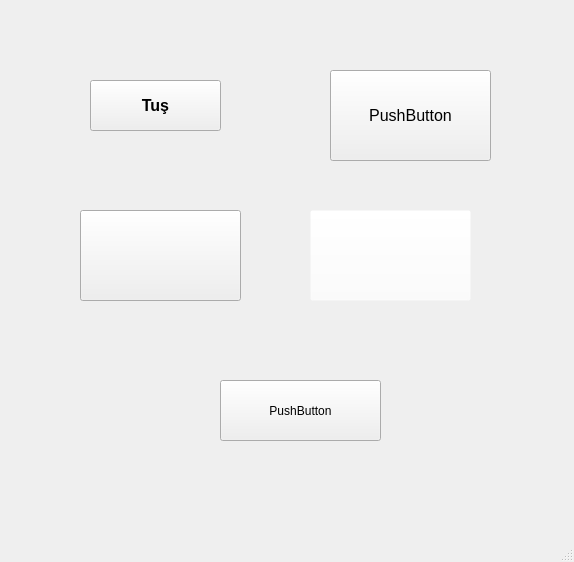
<?xml version="1.0" encoding="UTF-8"?>
<ui version="4.0">
 <class>MainWindow</class>
 <widget class="QMainWindow" name="MainWindow">
  <property name="geometry">
   <rect>
    <x>0</x>
    <y>0</y>
    <width>574</width>
    <height>562</height>
   </rect>
  </property>
  <property name="windowTitle">
   <string>MainWindow</string>
  </property>
  <widget class="QWidget" name="centralwidget">
   <widget class="QPushButton" name="pushButton_name">
    <property name="geometry">
     <rect>
      <x>90</x>
      <y>80</y>
      <width>131</width>
      <height>51</height>
     </rect>
    </property>
    <property name="font">
     <font>
      <pointsize>12</pointsize>
      <weight>75</weight>
      <bold>true</bold>
     </font>
    </property>
    <property name="text">
     <string>Tuş</string>
    </property>
   </widget>
   <widget class="QPushButton" name="pushButton_camera">
    <property name="geometry">
     <rect>
      <x>330</x>
      <y>70</y>
      <width>161</width>
      <height>91</height>
     </rect>
    </property>
    <property name="font">
     <font>
      <pointsize>12</pointsize>
     </font>
    </property>
    <property name="text">
     <string>PushButton</string>
    </property>
    <property name="icon">
     <iconset resource="icons.qrc">
      <normaloff>:/icons/icons/1.png</normaloff>:/icons/icons/1.png</iconset>
    </property>
    <property name="iconSize">
     <size>
      <width>64</width>
      <height>64</height>
     </size>
    </property>
    <property name="checkable">
     <bool>true</bool>
    </property>
   </widget>
   <widget class="QPushButton" name="pushButton_close">
    <property name="geometry">
     <rect>
      <x>80</x>
      <y>210</y>
      <width>161</width>
      <height>91</height>
     </rect>
    </property>
    <property name="font">
     <font>
      <pointsize>12</pointsize>
     </font>
    </property>
    <property name="text">
     <string/>
    </property>
    <property name="icon">
     <iconset resource="icons.qrc">
      <normaloff>:/icons/icons/1.png</normaloff>:/icons/icons/1.png</iconset>
    </property>
    <property name="iconSize">
     <size>
      <width>80</width>
      <height>80</height>
     </size>
    </property>
    <property name="shortcut">
     <string>Shift+N</string>
    </property>
   </widget>
   <widget class="QPushButton" name="pushButton_open">
    <property name="geometry">
     <rect>
      <x>310</x>
      <y>210</y>
      <width>161</width>
      <height>91</height>
     </rect>
    </property>
    <property name="font">
     <font>
      <pointsize>12</pointsize>
     </font>
    </property>
    <property name="toolTip">
     <string/>
    </property>
    <property name="styleSheet">
     <string notr="true">background-color: rgb(255, 255, 255,0);</string>
    </property>
    <property name="text">
     <string/>
    </property>
    <property name="icon">
     <iconset resource="icons.qrc">
      <normaloff>:/icons/icons/1.png</normaloff>:/icons/icons/1.png</iconset>
    </property>
    <property name="iconSize">
     <size>
      <width>80</width>
      <height>80</height>
     </size>
    </property>
   </widget>
   <widget class="QPushButton" name="pushButton_start_stop">
    <property name="geometry">
     <rect>
      <x>220</x>
      <y>380</y>
      <width>161</width>
      <height>61</height>
     </rect>
    </property>
    <property name="text">
     <string>PushButton</string>
    </property>
   </widget>
  </widget>
  <widget class="QMenuBar" name="menubar">
   <property name="geometry">
    <rect>
     <x>0</x>
     <y>0</y>
     <width>574</width>
     <height>21</height>
    </rect>
   </property>
  </widget>
  <widget class="QStatusBar" name="statusbar"/>
 </widget>
 <resources>
  <include location="icons.qrc"/>
 </resources>
 <connections/>
</ui>
